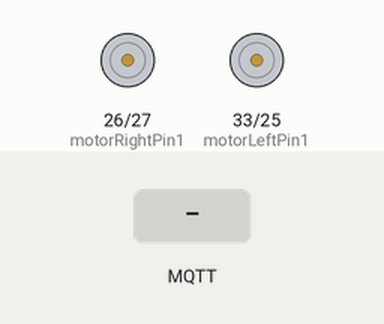
Bench run of a sketch on a simulated ESP32. On the bench: motor-driver pin pairs drawn as motors (green arrow = first pin HIGH = forward, orange = second pin HIGH = backward, longer = more drive, scaled by the enable pin). The test bench sets the inputs (shaded band). WiFi joins after 1.5 s; servers stay silent unless stated; no MQTT or app messages arrive unless stated; what the sketch prints to the serial monitor is not drawn.

Above: at 3.2 s.
3.3 s: MQTT message "/robot6_left_forward" arrives on the first subscribed topic
4.9 s: MQTT message "5" arrives on the first subscribed topic
At 5.4 s:
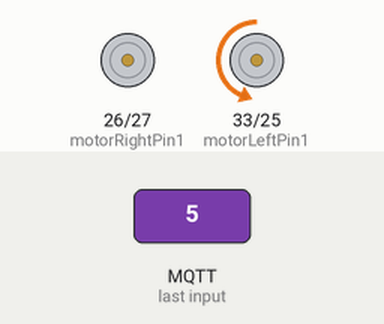
6.4 s: MQTT message "/robot6_left_forward" arrives on the second subscribed topic
7.9 s: MQTT message "5" arrives on the second subscribed topic
At 8.3 s:
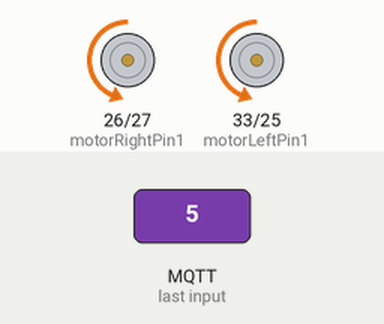
9.5 s: MQTT message "/robot6_left_forward" arrives on the third subscribed topic
At 10.1 s:
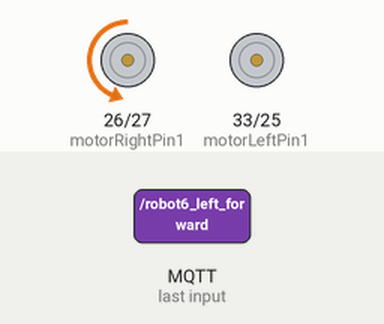
11.0 s: MQTT message "5" arrives on the third subscribed topic
At 12.4 s:
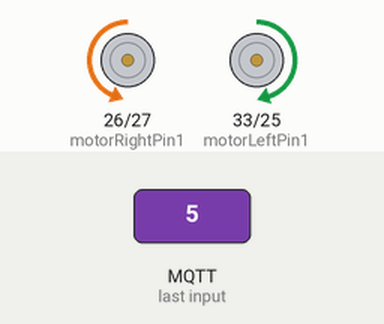
Timing chart, 0 to 13.5 s (numbered marks = the images above; inputs shaded):
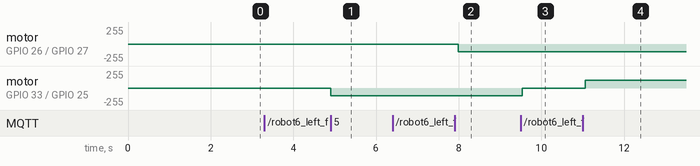

Measured:
- after the input at 4.9 s, motor on GPIO 33 (motorLeftPin1) / GPIO 25 (motorLeftPin2): stopped → backward 113/255 at once
- after the input at 7.9 s, motor on GPIO 26 (motorRightPin1) / GPIO 27 (motorRightPin2): stopped → backward 113/255 after 0.09 s
- after the input at 9.5 s, motor on GPIO 33 (motorLeftPin1) / GPIO 25 (motorLeftPin2): backward 113/255 → stopped at once
- after the input at 11.0 s, motor on GPIO 33 (motorLeftPin1) / GPIO 25 (motorLeftPin2): stopped → forward 118/255 after 0.07 s

The sketch:

esp32.ino
```cpp
#include <WiFi.h>
#include "PubSubClient.h"

// New motor pin assignments
#define motorRightPin1 26 // Right motor pin 1
#define motorRightPin2 27 // Right motor pin 2
#define enableRightPin 14 // Right motor enable pin

#define motorLeftPin1 33 // Left motor pin 1
#define motorLeftPin2 25 // Left motor pin 2
#define enableLeftPin 32 // Left motor enable pin

int left_min_pwm_forward = 110;
int left_min_pwm_backward = 115;
int right_min_pwm_forward = 110;
int right_min_pwm_backward = 115;

WiFiClient espClient22;
PubSubClient client(espClient22);

// Replace with your network credentials (STATION)
const char* ssid = "Redmi";
const char* password = "123456789";
const char* mqtt_server = "192.168.1.117";

void initWiFi() {
  WiFi.mode(WIFI_STA);
  WiFi.begin(ssid, password);
  Serial.print("Connecting to WiFi ..");
  while (WiFi.status() != WL_CONNECTED) {
    Serial.print('.');
    delay(1000);
  }
  Serial.println(WiFi.localIP());
}

void setup() {
  Serial.begin(9600);
  initWiFi();
  Serial.print("RSSI: ");
  Serial.println(WiFi.RSSI());
  client.setServer(mqtt_server, 1883);
  client.setCallback(callback);

  // Initialize motor pins as OUTPUT
  pinMode(motorRightPin1, OUTPUT);
  pinMode(motorRightPin2, OUTPUT);
  pinMode(enableRightPin, OUTPUT);
  pinMode(motorLeftPin1, OUTPUT);
  pinMode(motorLeftPin2, OUTPUT);
  pinMode(enableLeftPin, OUTPUT);
}

void callback(String topic, byte* message, unsigned int length) {
  Serial.print("Message arrived on topic: ");
  Serial.print(topic);
  Serial.print(". Message: ");

  String messageInfo;
  for (int i = 0; i < length; i++) {
    Serial.print((char)message[i]);
    messageInfo += (char)message[i];
  }
  Serial.println();

  if(topic == "/robot6_left_forward"){
      int pwm_value = messageInfo.toInt();
      if(pwm_value != 0)
        pwm_value = map(left_min_pwm_forward, 255, 0, 255, pwm_value);
      analogWrite(enableLeftPin, pwm_value);
      digitalWrite(motorLeftPin1, LOW);
      digitalWrite(motorLeftPin2, HIGH);
      Serial.print("robot6_left_forward : ");
      Serial.println(pwm_value);
  }
  if(topic == "/robot6_right_forward"){
      int pwm_value = messageInfo.toInt();
      if(pwm_value != 0)
        pwm_value = map(right_min_pwm_forward, 255, 0, 255, pwm_value);
      analogWrite(enableRightPin, pwm_value);
      digitalWrite(motorRightPin1, LOW);
      digitalWrite(motorRightPin2, HIGH);
      Serial.print("robot6_right_forward : ");
      Serial.println(pwm_value);
  }
  if(topic == "/robot6_left_backward"){
      int pwm_value = messageInfo.toInt();
      if(pwm_value != 0)
        pwm_value = map(left_min_pwm_backward, 255, 0, 255, pwm_value);
      analogWrite(enableLeftPin, pwm_value);
      digitalWrite(motorLeftPin1, HIGH);
      digitalWrite(motorLeftPin2, LOW);
      Serial.print("robot6_left_backward : ");
      Serial.println(pwm_value);
  }
  if(topic == "/robot6_right_backward"){
      int pwm_value = messageInfo.toInt();
      if(pwm_value != 0)
        pwm_value = map(right_min_pwm_backward, 255, 0, 255, pwm_value);
      analogWrite(enableRightPin, pwm_value);
      digitalWrite(motorRightPin1, HIGH);
      digitalWrite(motorRightPin2, LOW);
      Serial.print("robot6_right_backward : ");
      Serial.println(pwm_value);
  }
  Serial.println();
}

void reconnect() {
  while (!client.connected()) {
    Serial.print("Attempting MQTT connection...");
    if (client.connect("ESP32Client21")) {
      Serial.println("connected");
      client.subscribe("/robot6_left_forward");
      client.subscribe("/robot6_right_forward");
      client.subscribe("/robot6_left_backward");
      client.subscribe("/robot6_right_backward");
    } else {
      Serial.print("failed, rc=");
      Serial.print(client.state());
      Serial.println(" try again in 5 seconds");
      delay(5000);
    }
  }
}

void loop() {
  if ((WiFi.status() != WL_CONNECTED)){
    Serial.println("Reconnecting to WiFi...");
    initWiFi();
  }
  if (!client.connected()) {
    reconnect();
  }
  if(!client.loop()){
    client.connect("ESP32Client21");
  }
  delay(100);
}
```
